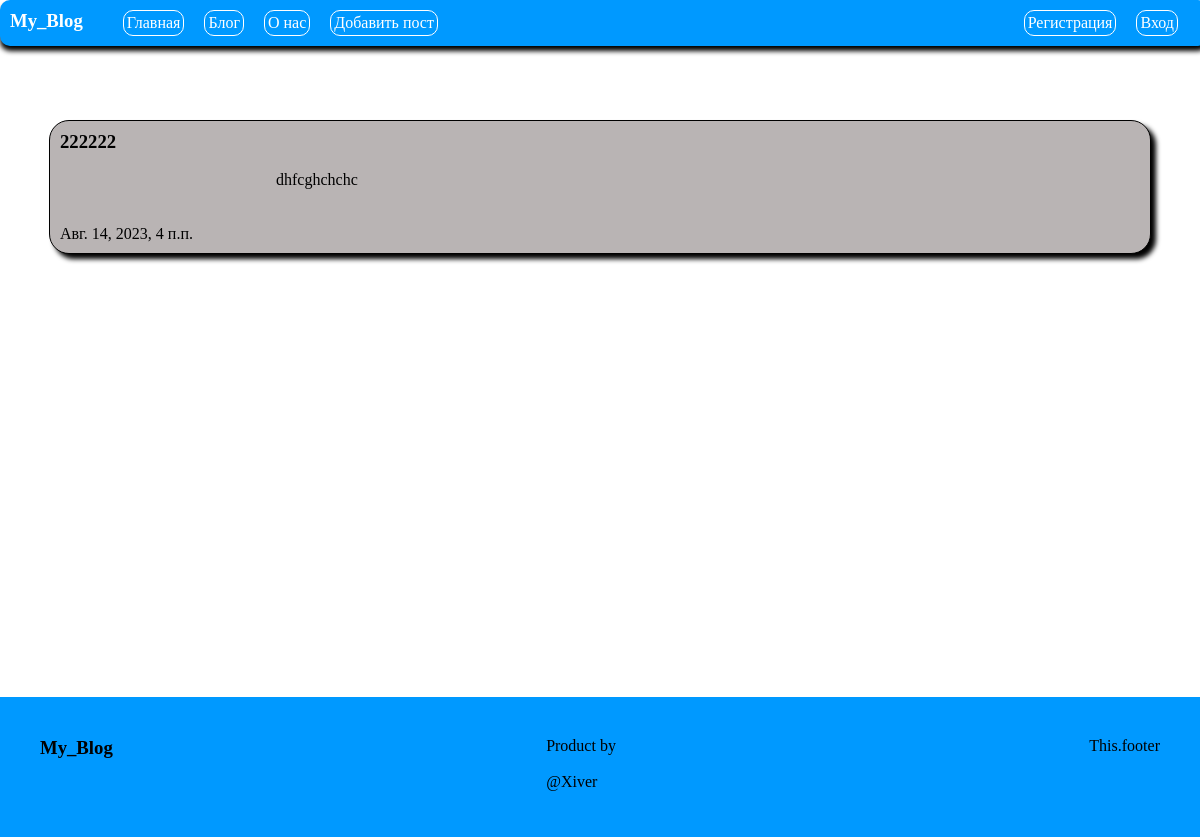
/blog/15, run on an earlier commit of the app's database.
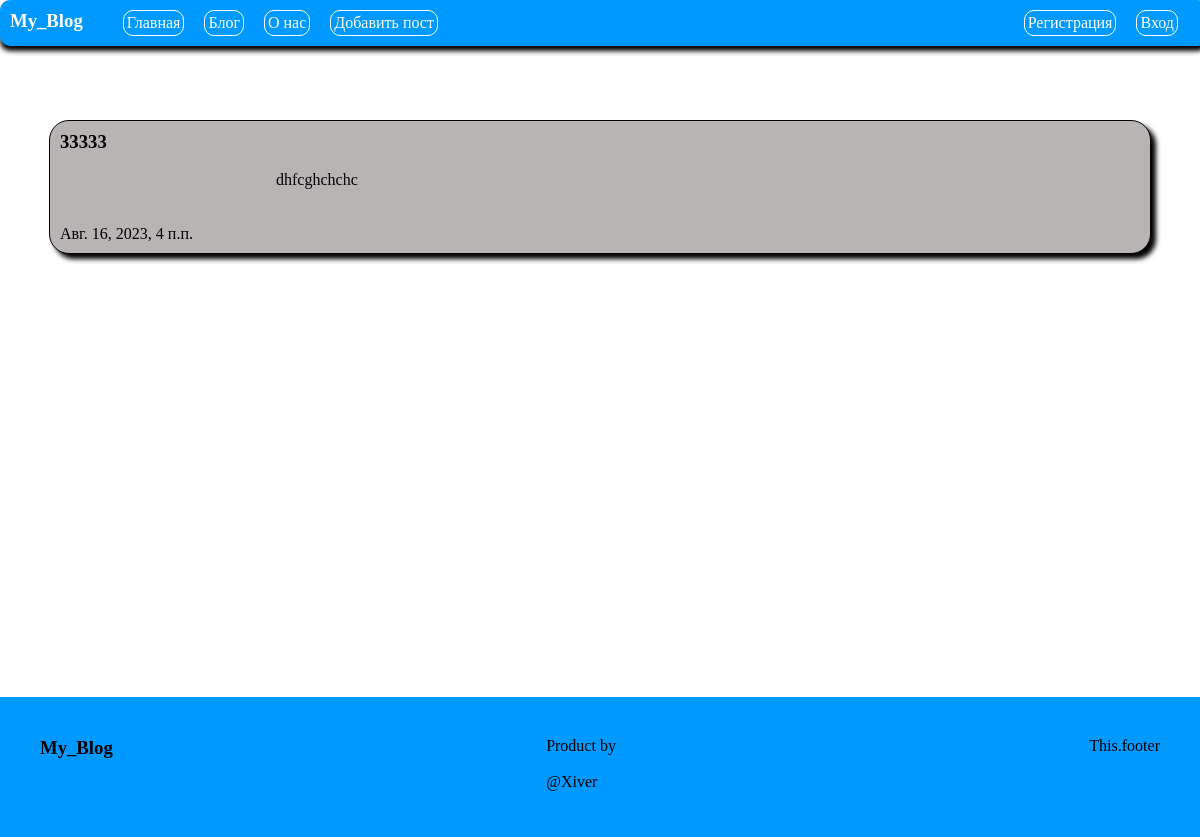
And on a later commit of the database.
### blog/models.py (models this page shows, shortened)
class Post(models.Model):
    title = models.CharField('Заголовок', max_length=50)
    anons = models.CharField('Анонс', max_length=250)
    text = models.TextField('Статья')
    date = models.DateTimeField('Дата публикации')
    class Meta:
        verbose_name = 'Новость'
        verbose_name_plural = 'Новости'

### blog/views.py (the view)
# urls.py: path('blog/<int:pk>', views.PostsView.as_view(), name='post'),
class PostsView(DetailView): # Класс динамических страниц,наслед. от DetailView
    model = Post             # Указать модель с которой работаем
    template_name = 'blog/post.html' #Указать какой шаблон будет обрабатывать
    context_object_name = 'post' #Ключ для передачи в шаблон

### blog/templates/blog/post.html (shortened to what this page needs)
{% extends "blog/layout.html" %}
{% block content %}
<main>
    <div class="card">
        <h3>{{ post.title }}</h3><br>
        <div class="text_post">
            <p>{{ post.text }}</p>
        </div><br>
        <p>{{ post.author }}</p><br>
        <p>{{ post.date }}</p>
    </div>
</main>
{% endblock %}

What changed in the data, as far as the page shows it:
changed Post "dhfcghchchc": title "222222" → "33333"; date "Авг. 14, 2023, 4 п.п." → "Авг. 16, 2023, 4 п.п."
